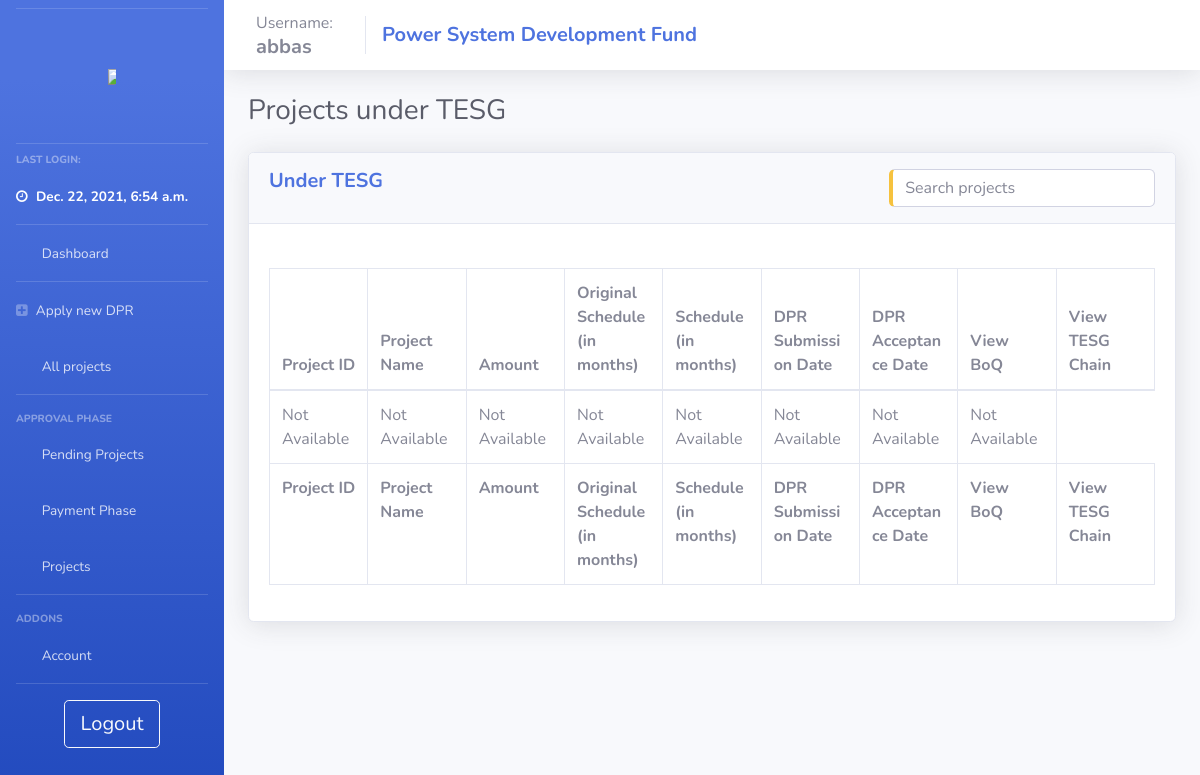
Page /user_tesg/ (signed in) on the earlier database version.
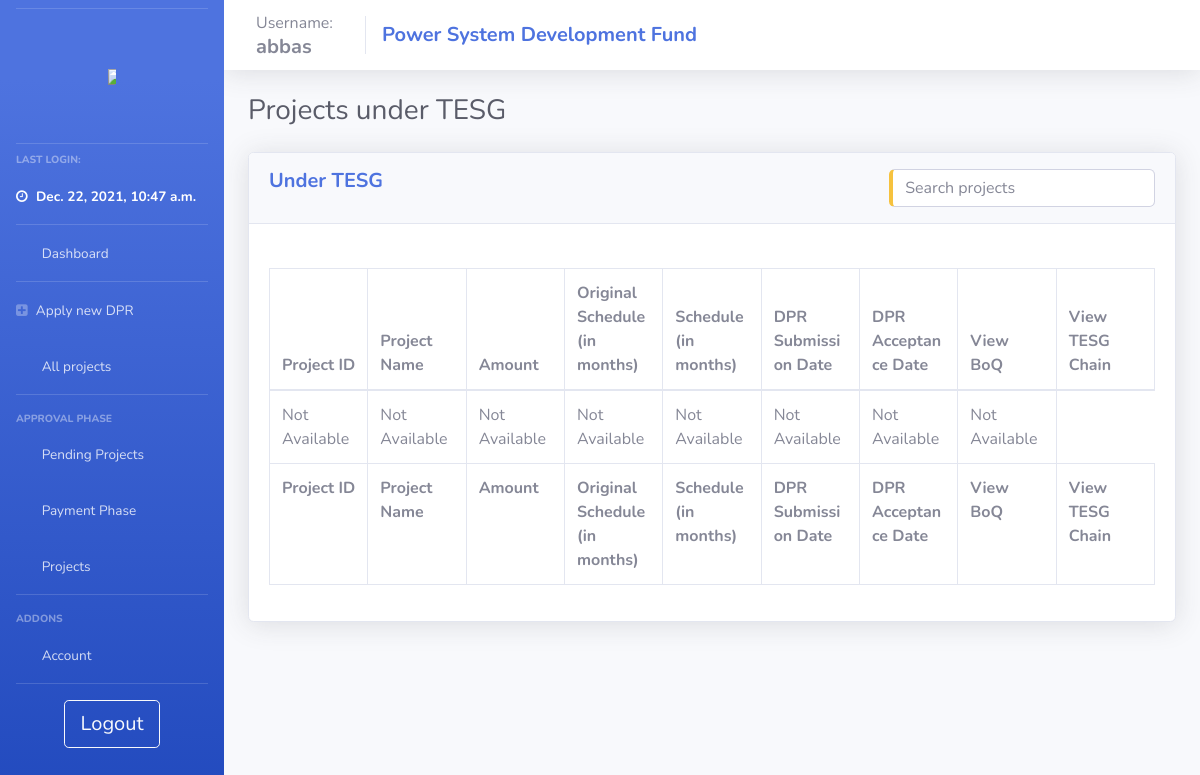
Same page on the later database version.
### psdf_main/models.py (models this page shows)
class users(models.Model):
    username = models.CharField(max_length=200, null = False, unique = True)
    password = models.CharField(max_length=200, null = True)
    nodal = models.CharField(max_length=200, null = True)
    region = models.CharField(max_length=20, null = True)
    email = models.TextField(max_length=50, null=True)
    utilname = models.CharField(max_length=400, null = True)
    contact = models.CharField(max_length=10, null = True)
    address = models.CharField(max_length=500, null = True)
    reqdate = models.DateField(auto_now_add=True,null = True)
    aprdate = models.DateField( null = True)
    lastlogin = models.DateTimeField(null = True)
    admin = models.BooleanField(default=False)
    auditor = models.BooleanField(default=False)
    active = models.BooleanField(default=False)
    activate = models.BooleanField(default=False)
    notification = models.TextField(null=True)
    tpd = models.TextField(null=True)

### psdf_main/user_TESG.py (the view)
# urls.py: path('user_tesg/', views.user_tesg, name="user_tesg"),
def user_tesg(request):
    if useronline(request):
        context = full_user_context(request)
        return render(request, 'psdf_main/_user_TESG_projects.html', context)
    else:
        return oops(request)

### psdf_main/helpers.py (called while the page is built)
def useronline(request):
    if (request.session.has_key('user')):
        return True
    else:
        return False

### psdf_main/templates/psdf_main/_user_TESG_projects.html (shortened to what this page needs)
{% extends 'psdf_main/includes/layout.html'%} {% load static %} {% block body %}
<div class="d-sm-flex align-items-center justify-content-between mb-4">
    <h1 class="h3 mb-0 text-gray-800">Projects under TESG</h1>
</div>
<div class="row">
    <div class="col-lg-12">
        <div class="card shadow mb-4">
            <div class="card-header py-3">
                <h5 class="m-0 font-weight-bold text-primary">Under TESG
                    <input type="text" id="temp_proj_search" class="form-control input-text pull-right border-left-warning" onkeyup="get_temp_proj('temp_proj_search','dataTable')" placeholder="Search projects" title="Search" style="margin:auto; width: 30%;">
                </h5>
            </div>
            <div class="card-body">
                <br>
                <div class="table-responsive">
                    <table class="table table-bordered table-hover" id="dataTable" width="100%" cellspacing="0" style="table-layout: fixed;
                    width: 100%;">
                        <thead>
                            <tr>
                                <th>Project ID</th>
                                <th>Project Name</th>
                                <th>Amount</th>
                                <th>Original Schedule (in months)</th>
                                <th>Schedule (in months)</th>
                                <th>DPR Submission Date</th>
                                <th>DPR Acceptance Date</th>
                                <th>View BoQ</th>
                                <th>View TESG Chain</th>
                            </tr>
                        </thead>
                        <tfoot>
                            <tr>
                                <th>Project ID</th>
                                <th>Project Name</th>
                                <th>Amount</th>
                                <th>Original Schedule (in months)</th>
                                <th>Schedule (in months)</th>
                                <th>DPR Submission Date</th>
                                <th>DPR Acceptance Date</th>
                                <th>View BoQ</th>
                                <th>View TESG Chain</th>
                            </tr>
                        </tfoot>
                        <tbody>
                            {% if not tesgprojects %}
                            <tr>
                                <td>Not Available</td>
                                <td>Not Available</td>
                                <td>Not Available</td>
                                <td>Not Available</td>
                                <td>Not Available</td>
                                <td>Not Available</td>
                                <td>Not Available</td>
                                <td>Not Available</td>
                            </tr>
                            {% endif %}
                        </tbody>
                    </table>
                </div>
            </div>
        </div>
    </div>
</div>
{% endblock %}

### psdf_main/templates/psdf_main/includes/layout.html (shortened to what this page needs)
{% load static %}
<!DOCTYPE html>
<html>
<head>
    <link rel="stylesheet" href="{% static '/css/base.css' %}" type="text/css">
    <link href="{% static 'css/sb-admin-2.min.css' %}" rel="stylesheet" type="text/css">
    <link href="{% static 'vendor1/fontawesome-free/css/all.css' %}" rel="stylesheet" type="text/css">
    <link rel="stylesheet" href="https://cdnjs.cloudflare.com/ajax/libs/font-awesome/4.7.0/css/font-awesome.min.css">
</head>
<body id="page-top">
    <div id="wrapper">
        {% include 'psdf_main/includes/_navbar.html'%}
        <div id="content-wrapper" class="d-flex flex-column">
            <nav class="navbar navbar-expand navbar-light bg-white topbar mb-4 static-top shadow">
                <div class="sidebar-brand-text mx-3">Username:
                    <h5 class="m-0 font-weight-bold">{{user.username}}</h5>
                </div>
                <div class="navbar-brand">
                    <h5 class="m-0 font-weight-bold text-primary">Power System Development Fund</h5>
                </div>
            </nav>
            <div id="content">
                <div class="container-fluid">
                    {% block body %} {% endblock %}
                </div>
            </div>
        </div>
    </div>
</body>
</html>

### psdf_main/templates/psdf_main/includes/_navbar.html (shortened to what this page needs)
{% load static %}
<ul class="navbar-nav bg-gradient-primary sidebar sidebar-dark accordion" id="accordionSidebar">
    <hr class="sidebar-divider my-2"><br>
    <a class="sidebar-brand d-flex align-items-center justify-content-center" href="{% url ''%}">
        <div class="">
            <img src="{% static 'images/posocologo.png' %}" style="max-width:50%; max-height:50%;">
        </div>
    </a>
    <br>
    <hr class="sidebar-divider my-2">
    <div class="sidebar-heading">
        Last Login:
    </div>
    <li class="nav-item active">
        <a class="nav-link" href="/">
            <i class="fa fa-clock-o"></i>
            <span>{{user.lastlogin}}</span></a>
    </li>
    <hr class="sidebar-divider my-0">
    <li class="nav-item">
        <a class="nav-link" href="{% url '' %}">
            <i class="fas fa-fw fa-tachometer-alt"></i>
            <span>Dashboard</span></a>
    </li>
    <hr class="sidebar-divider my-0">
    <li class="nav-item">
        <a class="nav-link" href="{% url 'newdpr' %}">
            <i class="fa fa-plus-square"></i>
            <span>Apply new DPR</span></a>
    </li>
    <li class="nav-item">
        <a class="nav-link" href="{% url 'user_view_all_projs' %}">
            <i class="fas fa-fw fa-project-diagram"></i>
            <span>All projects</span></a>
    </li>
    <hr class="sidebar-divider">
    <div class="sidebar-heading">
        Approval Phase
    </div>
    <li class="nav-item">
        <a class="nav-link collapsed" href="#" data-toggle="collapse" data-target="#collapseTwo" aria-expanded="true" aria-controls="collapseTwo">
            <i class="fas fa-fw fa-cog"></i>
            <span>Pending Projects</span>
        </a>
    </li>
    <li class="nav-item">
        <a class="nav-link collapsed" href="#" data-toggle="collapse" data-target="#collapseThree" aria-expanded="true" aria-controls="collapseThree">
            <i class="fas fa-fw fa-bank"></i>
            <span>Payment Phase</span>
        </a>
    </li>
    <li class="nav-item">
        <a class="nav-link collapsed" href="#" data-toggle="collapse" data-target="#collapseUtilities" aria-expanded="true" aria-controls="collapseUtilities">
            <i class="fas fa-fw fa-wrench"></i>
            <span>Projects</span>
        </a>
    </li>
    <hr class="sidebar-divider">
    <div class="sidebar-heading">
        Addons
    </div>
    <li class="nav-item">
        <a class="nav-link collapsed" href="#" data-toggle="collapse" data-target="#collapsePages" aria-expanded="true" aria-controls="collapsePages">
            <i class="fas fa-fw fa-folder"></i>
            <span>Account</span>
        </a>
    </li>
    <hr class="sidebar-divider d-none d-md-block">
    <div class="text-center d-none d-md-inline">
        <a class="btn btn-lg btn-outline-light btn-wrap-text" href="{% url 'logout' %}"> Logout</a>
    </div>
</ul>

Differences in the rows shown:
changed users "abbas": lastlogin "Dec. 22, 2021, 6:54 a.m." → "Dec. 22, 2021, 10:47 a.m."
